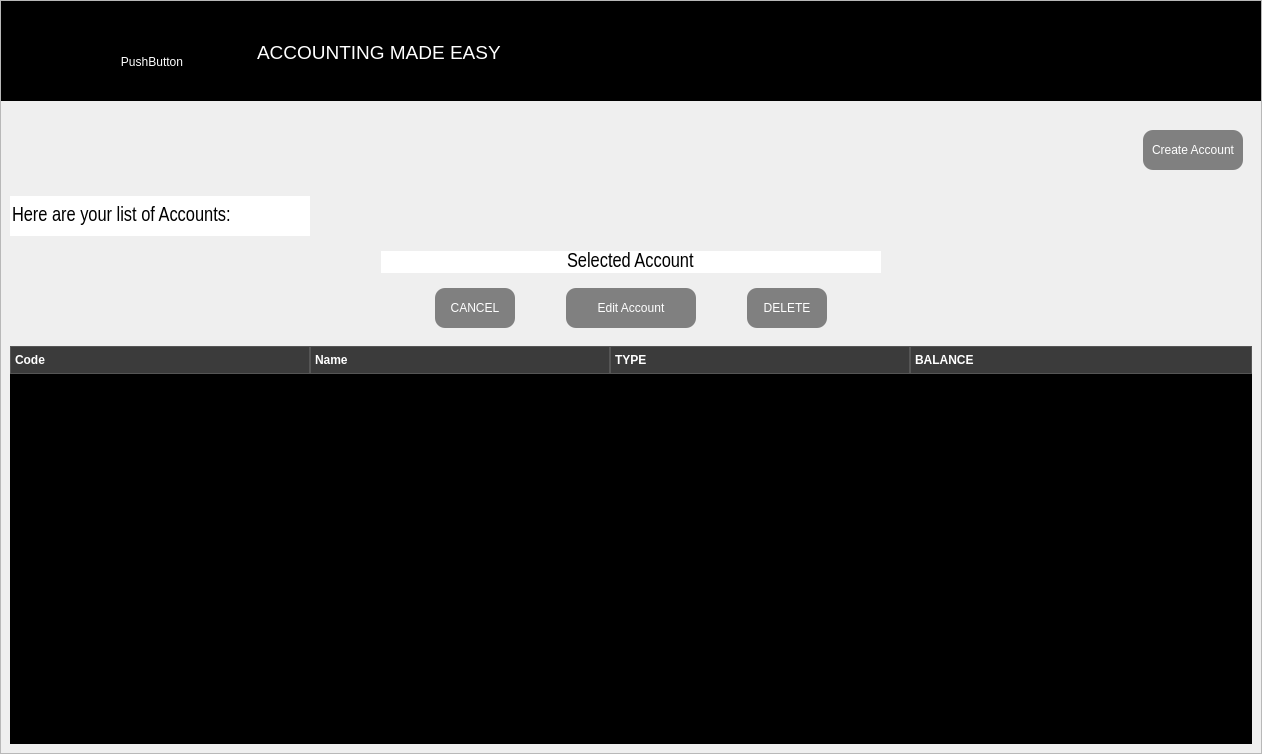
<?xml version="1.0" encoding="UTF-8"?>
<ui version="4.0">
 <class>ChartOfAccountWindow</class>
 <widget class="QMainWindow" name="ChartOfAccountWindow">
  <property name="geometry">
   <rect>
    <x>0</x>
    <y>0</y>
    <width>1262</width>
    <height>754</height>
   </rect>
  </property>
  <property name="font">
   <font>
    <family>Arial Narrow</family>
    <pointsize>15</pointsize>
   </font>
  </property>
  <property name="windowTitle">
   <string>ChartOfAccountWindow</string>
  </property>
  <property name="styleSheet">
   <string notr="true">

background-color:rbg 54,15,1;
color:black;
</string>
  </property>
  <widget class="QWidget" name="centralwidget">
   <layout class="QHBoxLayout" name="horizontalLayout_2">
    <property name="spacing">
     <number>0</number>
    </property>
    <property name="leftMargin">
     <number>0</number>
    </property>
    <property name="topMargin">
     <number>0</number>
    </property>
    <property name="rightMargin">
     <number>0</number>
    </property>
    <property name="bottomMargin">
     <number>0</number>
    </property>
    <item>
     <widget class="QFrame" name="Container">
      <property name="minimumSize">
       <size>
        <width>0</width>
        <height>500</height>
       </size>
      </property>
      <property name="styleSheet">
       <string notr="true">QPushButton{
	border-radius:10px;
	background-color:grey;
	color:white;
}
QTableWidget {
    background-color: #2e2e2e; /* Dark background for the table */
    selection-background-color: #4caf50; /* Green for selected rows */
    selection-color: white; /* White text on selection */
    color: #e0e0e0; /* Light gray text for table content */
    border: 1px solid #555555; /* Dark gray border */
}

QHeaderView::section {
    background-color: #3b3b3b; /* Darker gray for header */
    padding: 4px;
    font-weight: bold;
    color: #ffffff; /* White header text */
    border: 1px solid #555555; /* Dark gray border for header */
}

QTreeWidget::item {
    padding: 5px;
}

QTreeWidget::item:has-children {
    background-color: #2b2b2b; /* Dark gray */
    font-weight: bold;
    color: #ffffff; /* White text */
    height: 40px; /* Increase row height */
}

QTreeWidget::item:selected:has-children {
    background-color: #444444; /* Slightly lighter dark gray */
}</string>
      </property>
      <property name="frameShape">
       <enum>QFrame::StyledPanel</enum>
      </property>
      <property name="frameShadow">
       <enum>QFrame::Raised</enum>
      </property>
      <layout class="QVBoxLayout" name="verticalLayout">
       <property name="spacing">
        <number>0</number>
       </property>
       <property name="leftMargin">
        <number>0</number>
       </property>
       <property name="topMargin">
        <number>0</number>
       </property>
       <property name="rightMargin">
        <number>0</number>
       </property>
       <property name="bottomMargin">
        <number>0</number>
       </property>
       <item>
        <widget class="QStackedWidget" name="UpperLogoBar">
         <property name="minimumSize">
          <size>
           <width>0</width>
           <height>100</height>
          </size>
         </property>
         <property name="maximumSize">
          <size>
           <width>16777215</width>
           <height>100</height>
          </size>
         </property>
         <property name="styleSheet">
          <string notr="true">background-color:black;</string>
         </property>
         <property name="frameShape">
          <enum>QFrame::StyledPanel</enum>
         </property>
         <property name="frameShadow">
          <enum>QFrame::Raised</enum>
         </property>
         <widget class="QWidget" name="LogoStack">
          <property name="minimumSize">
           <size>
            <width>0</width>
            <height>100</height>
           </size>
          </property>
          <property name="maximumSize">
           <size>
            <width>16777215</width>
            <height>100</height>
           </size>
          </property>
          <widget class="QTextEdit" name="Motto">
           <property name="geometry">
            <rect>
             <x>250</x>
             <y>20</y>
             <width>914</width>
             <height>80</height>
            </rect>
           </property>
           <property name="cursor" stdset="0">
            <cursorShape>IBeamCursor</cursorShape>
           </property>
           <property name="styleSheet">
            <string notr="true">margin-bottom:3px;
color:white;</string>
           </property>
           <property name="readOnly">
            <bool>true</bool>
           </property>
           <property name="html">
            <string>&lt;!DOCTYPE HTML PUBLIC &quot;-//W3C//DTD HTML 4.0//EN&quot; &quot;http://www.w3.org/TR/REC-html40/strict.dtd&quot;&gt;
&lt;html&gt;&lt;head&gt;&lt;meta name=&quot;qrichtext&quot; content=&quot;1&quot; /&gt;&lt;meta charset=&quot;utf-8&quot; /&gt;&lt;style type=&quot;text/css&quot;&gt;
p, li { white-space: pre-wrap; }
hr { height: 1px; border-width: 0; }
li.unchecked::marker { content: &quot;\2610&quot;; }
li.checked::marker { content: &quot;\2612&quot;; }
&lt;/style&gt;&lt;/head&gt;&lt;body style=&quot; font-family:'Sans Serif'; font-size:9pt; font-weight:400; font-style:normal;&quot;&gt;
&lt;p style=&quot;-qt-paragraph-type:empty; margin-top:0px; margin-bottom:0px; margin-left:0px; margin-right:0px; -qt-block-indent:0; text-indent:0px;&quot;&gt;&lt;br /&gt;&lt;/p&gt;
&lt;p style=&quot; margin-top:0px; margin-bottom:0px; margin-left:0px; margin-right:0px; -qt-block-indent:0; text-indent:0px;&quot;&gt;&lt;span style=&quot; font-size:14pt;&quot;&gt;ACCOUNTING MADE EASY&lt;/span&gt;&lt;/p&gt;&lt;/body&gt;&lt;/html&gt;</string>
           </property>
          </widget>
          <widget class="QPushButton" name="pushButton">
           <property name="geometry">
            <rect>
             <x>0</x>
             <y>10</y>
             <width>300</width>
             <height>100</height>
            </rect>
           </property>
           <property name="minimumSize">
            <size>
             <width>300</width>
             <height>100</height>
            </size>
           </property>
           <property name="cursor">
            <cursorShape>PointingHandCursor</cursorShape>
           </property>
           <property name="text">
            <string>PushButton</string>
           </property>
           <property name="icon">
            <iconset>
             <activeon>:/images/AppLogo.png</activeon>
            </iconset>
           </property>
           <property name="iconSize">
            <size>
             <width>300</width>
             <height>100</height>
            </size>
           </property>
          </widget>
          <zorder>pushButton</zorder>
          <zorder>Motto</zorder>
         </widget>
        </widget>
       </item>
       <item>
        <widget class="QStackedWidget" name="AccountWindow">
         <property name="font">
          <font>
           <family>Arial Narrow</family>
           <pointsize>15</pointsize>
          </font>
         </property>
         <property name="styleSheet">
          <string notr="true">border:none;</string>
         </property>
         <property name="frameShape">
          <enum>QFrame::StyledPanel</enum>
         </property>
         <property name="frameShadow">
          <enum>QFrame::Raised</enum>
         </property>
         <widget class="QWidget" name="AccountWindowStacked">
          <layout class="QVBoxLayout" name="verticalLayout_2">
           <item alignment="Qt::AlignRight">
            <widget class="QFrame" name="Buttons">
             <property name="minimumSize">
              <size>
               <width>0</width>
               <height>80</height>
              </size>
             </property>
             <property name="styleSheet">
              <string notr="true"/>
             </property>
             <property name="frameShape">
              <enum>QFrame::StyledPanel</enum>
             </property>
             <property name="frameShadow">
              <enum>QFrame::Raised</enum>
             </property>
             <layout class="QHBoxLayout" name="horizontalLayout">
              <item>
               <widget class="QPushButton" name="CreateAccount">
                <property name="minimumSize">
                 <size>
                  <width>100</width>
                  <height>40</height>
                 </size>
                </property>
                <property name="cursor">
                 <cursorShape>PointingHandCursor</cursorShape>
                </property>
                <property name="styleSheet">
                 <string notr="true">padding: 5</string>
                </property>
                <property name="text">
                 <string>Create Account</string>
                </property>
               </widget>
              </item>
             </layout>
            </widget>
           </item>
           <item>
            <widget class="QLineEdit" name="BasicInfo">
             <property name="minimumSize">
              <size>
               <width>0</width>
               <height>40</height>
              </size>
             </property>
             <property name="maximumSize">
              <size>
               <width>300</width>
               <height>16777215</height>
              </size>
             </property>
             <property name="font">
              <font>
               <family>Arial Narrow</family>
               <pointsize>15</pointsize>
              </font>
             </property>
             <property name="text">
              <string>Here are your list of Accounts:</string>
             </property>
             <property name="readOnly">
              <bool>true</bool>
             </property>
            </widget>
           </item>
           <item>
            <widget class="QFrame" name="ChartOfAccountFrame">
             <property name="minimumSize">
              <size>
               <width>100</width>
               <height>400</height>
              </size>
             </property>
             <property name="frameShape">
              <enum>QFrame::StyledPanel</enum>
             </property>
             <property name="frameShadow">
              <enum>QFrame::Raised</enum>
             </property>
             <layout class="QVBoxLayout" name="verticalLayout_3">
              <property name="spacing">
               <number>0</number>
              </property>
              <property name="leftMargin">
               <number>0</number>
              </property>
              <property name="topMargin">
               <number>0</number>
              </property>
              <property name="rightMargin">
               <number>0</number>
              </property>
              <property name="bottomMargin">
               <number>0</number>
              </property>
              <item alignment="Qt::AlignHCenter">
               <widget class="QFrame" name="DeleteAccountFrame">
                <property name="minimumSize">
                 <size>
                  <width>0</width>
                  <height>100</height>
                 </size>
                </property>
                <property name="frameShape">
                 <enum>QFrame::StyledPanel</enum>
                </property>
                <property name="frameShadow">
                 <enum>QFrame::Raised</enum>
                </property>
                <layout class="QVBoxLayout" name="verticalLayout_4">
                 <item>
                  <widget class="QLineEdit" name="DeleteLabel">
                   <property name="minimumSize">
                    <size>
                     <width>500</width>
                     <height>0</height>
                    </size>
                   </property>
                   <property name="font">
                    <font>
                     <family>Arial Narrow</family>
                     <pointsize>15</pointsize>
                    </font>
                   </property>
                   <property name="text">
                    <string>Selected Account</string>
                   </property>
                   <property name="alignment">
                    <set>Qt::AlignCenter</set>
                   </property>
                  </widget>
                 </item>
                 <item>
                  <widget class="QFrame" name="frame_2">
                   <property name="styleSheet">
                    <string notr="true"/>
                   </property>
                   <property name="frameShape">
                    <enum>QFrame::StyledPanel</enum>
                   </property>
                   <property name="frameShadow">
                    <enum>QFrame::Raised</enum>
                   </property>
                   <layout class="QHBoxLayout" name="horizontalLayout_3">
                    <item>
                     <widget class="QPushButton" name="Cancel">
                      <property name="minimumSize">
                       <size>
                        <width>80</width>
                        <height>40</height>
                       </size>
                      </property>
                      <property name="maximumSize">
                       <size>
                        <width>80</width>
                        <height>16777215</height>
                       </size>
                      </property>
                      <property name="text">
                       <string>CANCEL</string>
                      </property>
                     </widget>
                    </item>
                    <item>
                     <widget class="QPushButton" name="EditAccount">
                      <property name="minimumSize">
                       <size>
                        <width>100</width>
                        <height>40</height>
                       </size>
                      </property>
                      <property name="maximumSize">
                       <size>
                        <width>130</width>
                        <height>16777215</height>
                       </size>
                      </property>
                      <property name="cursor">
                       <cursorShape>PointingHandCursor</cursorShape>
                      </property>
                      <property name="styleSheet">
                       <string notr="true">padding:5;
</string>
                      </property>
                      <property name="text">
                       <string>Edit Account</string>
                      </property>
                     </widget>
                    </item>
                    <item>
                     <widget class="QPushButton" name="Delete">
                      <property name="minimumSize">
                       <size>
                        <width>80</width>
                        <height>40</height>
                       </size>
                      </property>
                      <property name="maximumSize">
                       <size>
                        <width>80</width>
                        <height>16777215</height>
                       </size>
                      </property>
                      <property name="styleSheet">
                       <string notr="true">background-color:grey;
color:white;</string>
                      </property>
                      <property name="text">
                       <string>DELETE</string>
                      </property>
                     </widget>
                    </item>
                   </layout>
                  </widget>
                 </item>
                </layout>
               </widget>
              </item>
              <item>
               <widget class="QTreeWidget" name="ChartOfAccount">
                <property name="minimumSize">
                 <size>
                  <width>0</width>
                  <height>0</height>
                 </size>
                </property>
                <property name="font">
                 <font>
                  <family>Arial Narrow</family>
                  <pointsize>15</pointsize>
                 </font>
                </property>
                <property name="mouseTracking">
                 <bool>false</bool>
                </property>
                <property name="autoFillBackground">
                 <bool>true</bool>
                </property>
                <property name="styleSheet">
                 <string notr="true">background-color:black;
color:white;
</string>
                </property>
                <property name="lineWidth">
                 <number>10</number>
                </property>
                <property name="verticalScrollBarPolicy">
                 <enum>Qt::ScrollBarAlwaysOff</enum>
                </property>
                <property name="horizontalScrollBarPolicy">
                 <enum>Qt::ScrollBarAlwaysOff</enum>
                </property>
                <property name="sizeAdjustPolicy">
                 <enum>QAbstractScrollArea::AdjustToContents</enum>
                </property>
                <property name="editTriggers">
                 <set>QAbstractItemView::NoEditTriggers</set>
                </property>
                <property name="alternatingRowColors">
                 <bool>false</bool>
                </property>
                <property name="selectionMode">
                 <enum>QAbstractItemView::NoSelection</enum>
                </property>
                <attribute name="headerDefaultSectionSize">
                 <number>300</number>
                </attribute>
                <column>
                 <property name="text">
                  <string>Code</string>
                 </property>
                </column>
                <column>
                 <property name="text">
                  <string>Name</string>
                 </property>
                </column>
                <column>
                 <property name="text">
                  <string>TYPE</string>
                 </property>
                </column>
                <column>
                 <property name="text">
                  <string>BALANCE</string>
                 </property>
                </column>
               </widget>
              </item>
             </layout>
            </widget>
           </item>
          </layout>
         </widget>
        </widget>
       </item>
      </layout>
     </widget>
    </item>
   </layout>
  </widget>
 </widget>
 <resources/>
 <connections/>
</ui>
